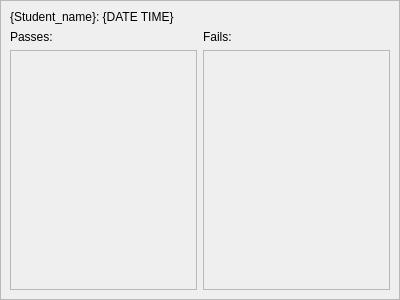
<?xml version='1.0'?>
<ui version="4.0">
 <class>Report</class>
 <widget class="QScrollArea" name="Report">
  <property name="widgetResizable">
   <bool>true</bool>
  </property>
  <property name="geometry">
   <rect>
    <x>0</x>
    <y>0</y>
    <width>400</width>
    <height>300</height>
   </rect>
  </property>
  <property name="sizeIncrement">
   <size>
    <width>10</width>
    <height>10</height>
   </size>
  </property>
  <property name="windowTitle">
   <string>Student Performance Report</string>
  </property>
  <property name="verticalScrollBarPolicy">
   <enum>Qt::ScrollBarAsNeeded</enum>
  </property>
  <property name="horizontalScrollBarPolicy">
   <enum>Qt::ScrollBarAsNeeded</enum>
  </property>
  <property name="sizeAdjustPolicy">
   <enum>QAbstractScrollArea::AdjustToContents</enum>
  </property>
  <property name="widgetResizable">
   <bool>true</bool>
  </property>
  <widget class="QWidget" name="scrollAreaWidgetContents">
   <property name="geometry">
    <rect>
     <x>0</x>
     <y>0</y>
     <width>398</width>
     <height>298</height>
    </rect>
   </property>
   <layout class="QVBoxLayout" name="verticalLayout_2">
    <item>
     <widget class="QLabel" name="StudentLabel">
      <property name="text">
       <string>{Student_name}: {DATE TIME}</string>
      </property>
      <property name="textFormat">
       <enum>Qt::PlainText</enum>
      </property>
      <property name="openExternalLinks">
       <bool>false</bool>
      </property>
      <property name="textInteractionFlags">
       <set>Qt::NoTextInteraction</set>
      </property>
     </widget>
    </item>
    <item>
     <layout class="QGridLayout" name="gridLayout">
      <item row="0" column="0">
       <widget class="QLabel" name="SuccLabel">
        <property name="text">
         <string>Passes:</string>
        </property>
       </widget>
      </item>
      <item row="0" column="1">
       <widget class="QLabel" name="ErrLabel">
        <property name="text">
         <string>Fails:</string>
        </property>
       </widget>
      </item>
      <item row="1" column="1">
       <widget class="QScrollArea" name="ErrorArea">
        <property name="verticalScrollBarPolicy">
         <enum>Qt::ScrollBarAsNeeded</enum>
        </property>
        <property name="sizeAdjustPolicy">
         <enum>QAbstractScrollArea::AdjustToContents</enum>
        </property>
        <property name="widgetResizable">
         <bool>true</bool>
        </property>
        <property name="alignment">
         <set>Qt::AlignCenter</set>
        </property>
        <widget class="QWidget" name="ErrList">
         <property name="enabled">
          <bool>true</bool>
         </property>
         <property name="geometry">
          <rect>
           <x>0</x>
           <y>0</y>
           <width>188</width>
           <height>254</height>
          </rect>
         </property>
         <property name="sizePolicy">
          <sizepolicy hsizetype="Expanding" vsizetype="Expanding">
           <horstretch>0</horstretch>
           <verstretch>0</verstretch>
          </sizepolicy>
         </property>
         <layout class="QVBoxLayout" name="verticalLayout_3">
          <item>
           <layout class="QVBoxLayout" name="ErrBox"/>
          </item>
         </layout>
        </widget>
       </widget>
      </item>
      <item row="1" column="0">
       <widget class="QScrollArea" name="PassArea">
        <property name="verticalScrollBarPolicy">
         <enum>Qt::ScrollBarAsNeeded</enum>
        </property>
        <property name="sizeAdjustPolicy">
         <enum>QAbstractScrollArea::AdjustToContents</enum>
        </property>
        <property name="widgetResizable">
         <bool>true</bool>
        </property>
        <property name="alignment">
         <set>Qt::AlignCenter</set>
        </property>
        <widget class="QWidget" name="PassList">
         <property name="geometry">
          <rect>
           <x>0</x>
           <y>0</y>
           <width>188</width>
           <height>254</height>
          </rect>
         </property>
         <property name="sizePolicy">
          <sizepolicy hsizetype="Expanding" vsizetype="Expanding">
           <horstretch>0</horstretch>
           <verstretch>0</verstretch>
          </sizepolicy>
         </property>
         <layout class="QVBoxLayout" name="verticalLayout">
          <item>
           <layout class="QVBoxLayout" name="PassBox"/>
          </item>
         </layout>
        </widget>
       </widget>
      </item>
     </layout>
    </item>
   </layout>
  </widget>
 </widget>
</ui>
